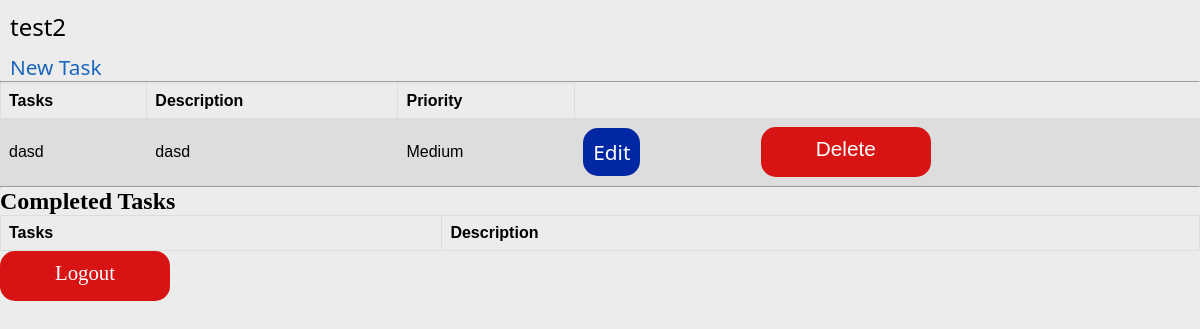
The page /all_task/ (signed in) on the database as committed earlier.
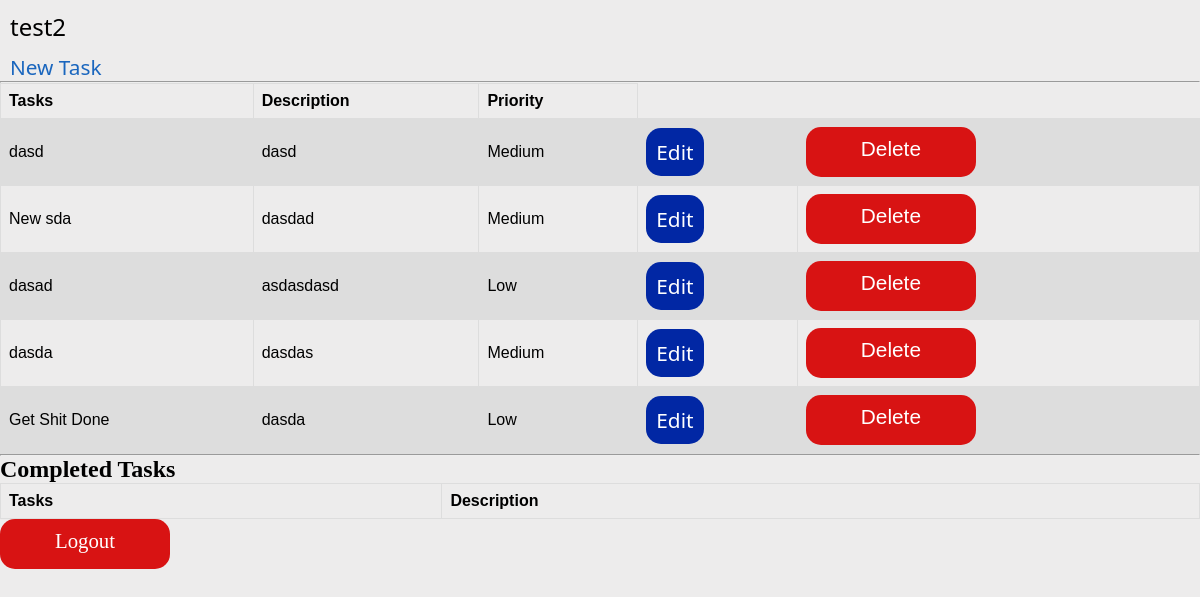
The same page on the database as committed later.
### tasks/models.py (models this page shows, shortened)
class TaskList(models.Model):
    CHOICE = (('High','High'),
              ('Medium','Medium'),
              ('Low','Low'))
    title = models.CharField(max_length=100,null=True)
    description = models.TextField(null=True)
    date = models.DateField(blank=True,null=True)
    tags = models.CharField(max_length =200,null = True,choices=CHOICE)
    user = models.ForeignKey(User, on_delete=models.CASCADE)
    is_completed = models.BooleanField(default=False)

### tasks/views.py (the view)
# urls.py: path('all_task/', views.all_tasks, name='my_task'),
@login_required
def all_tasks(request):
    incomplete_tasks = TaskList.objects.filter(is_completed=False)
    completed_tasks = TaskList.objects.filter(is_completed=True)
    gTask = TaskList.objects.filter(user = request.user)
    return render(request,'tasks/tasks.html',{'tasks':gTask,'completed_tasks': completed_tasks})

### tasks/templates/tasks/tasks.html (shortened to what this page needs)
{% load static %}
{% if request.user.is_authenticated %}
<link rel="stylesheet" type="text/css" href="{% static 'Todo/main.css' %}">
<h2 class="user">{{ request.user.username }}</h2>
<a id="tsk-hover" class="tsk-a" href="{% url 'add_task' %}">New Task</a>
<hr>
<table>
  <tr>
    <th>Tasks</th>
    <th>Description</th>
    <th>Priority</th>
  </tr>
  {% for i in tasks %}
  <tr>
    <td> {{ i.title }} </td>
    <td> {{ i.description }} </td>
    <td> {{ i.tags }} </td>
    <td> <a class="button-9" href="{% url 'edit' i.id %}">Edit</a> </td>
    <td> <a class="button-8" href="{% url 'delete' i.id %}">Delete</a> </td>
  </tr>
  {% endfor %}
</table>
<hr>
<h2>Completed Tasks</h2>
<table>
  <tr>
    <th>Tasks</th>
    <th>Description</th>
  </tr>
</table>
<a class="button-8" href="{% url 'logout' %}">Logout</a>
<!-- <a href="{% url 'login' %}">Login</a>
  <a href="{% url 'register' %}">Signup</a> -->
{% endif %}

Rows that differ between the two databases and show on the page:
added TaskList: title "New sda", description "dasdad", tags "Medium"
added TaskList: title "dasad", description "asdasdasd", tags "Low"
added TaskList: title "dasda", description "dasdas", tags "Medium"
added TaskList: title "Get Shit Done", description "dasda", tags "Low"
